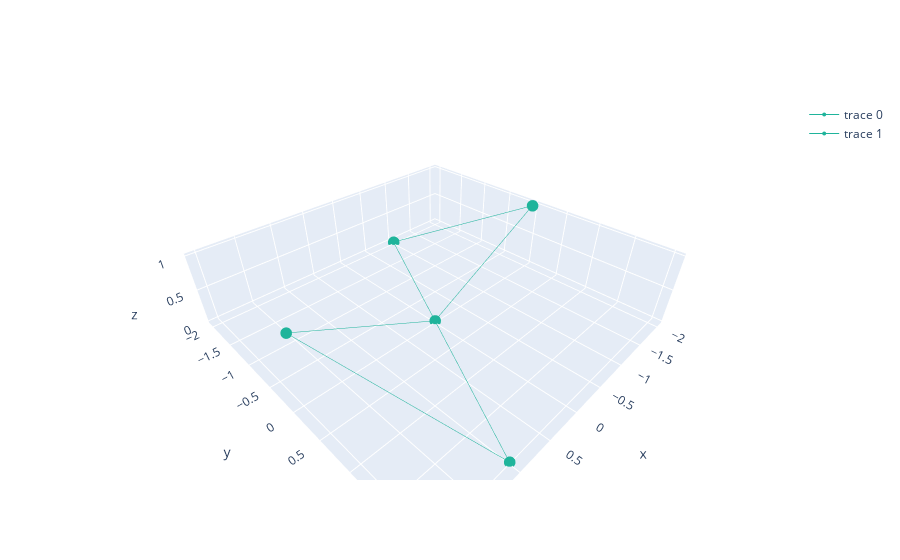

Notebook code for this chart:
### Code cell
fig = go.Figure()
for i in range(0,a.shape[0]):
    
    fig.add_trace(go.Scatter3d(
    x=a1[i,:], y= a2[i,:], z=a3[i,:],
    marker=dict(
        size=4,
        color=1,
        colorscale='Viridis',
    ),
    line=dict(
        color='#1fb49b',
        width=1
    )
        ))

fig.show()

### Figure 1 — Plotly figure (JSON) as saved in the notebook; plotly's stock layout.template omitted (floating-point values rounded to 4 significant figures)
{"data": [{"line": {"color": "#1fb49b", "width": 1}, "marker": {"color": 1, "colorscale": [[0, "#440154"], [0.1111, "#482878"], [0.2222, "#3e4989"], [0.3333, "#31688e"], [0.4444, "#26828e"], [0.5556, "#1f9e89"], [0.6667, "#35b779"], [0.7778, "#6ece58"], [0.8889, "#b5de2b"], [1, "#fde725"]], "size": 4}, "type": "scatter3d", "x": [0, 1, 2, 0], "y": [0, 2, 0, 0], "z": [0, 0, 1, 0]}, {"line": {"color": "#1fb49b", "width": 1}, "marker": {"color": 1, "colorscale": [[0, "#440154"], [0.1111, "#482878"], [0.2222, "#3e4989"], [0.3333, "#31688e"], [0.4444, "#26828e"], [0.5556, "#1f9e89"], [0.6667, "#35b779"], [0.7778, "#6ece58"], [0.8889, "#b5de2b"], [1, "#fde725"]], "size": 4}, "type": "scatter3d", "x": [0, -1, -2, 0], "y": [0, -2, 0, 0], "z": [0, 0, 1, 0]}], "layout": {}}
